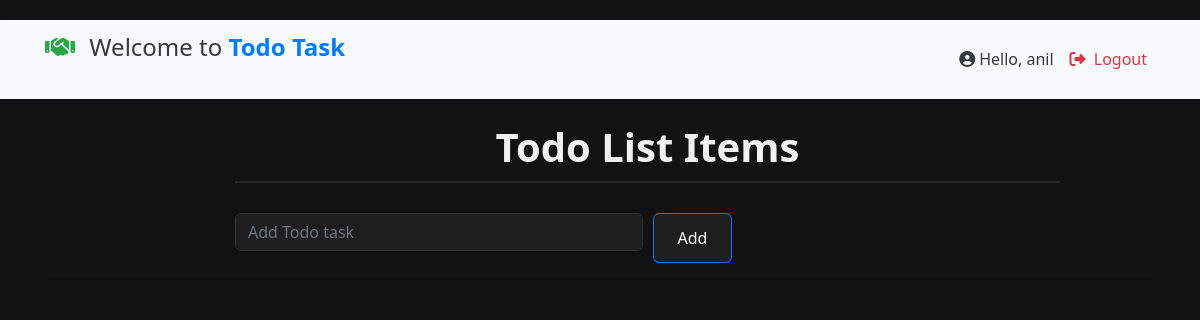
/todos/ (signed in), run on an earlier commit of the app's database.
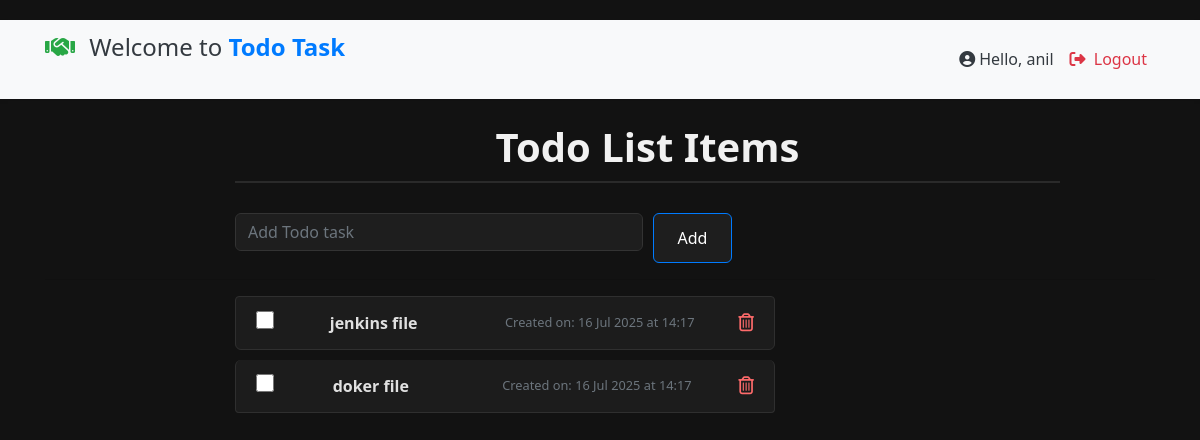
And on a later commit of the database.
### todos/models.py (models this page shows, shortened)
class Todo(models.Model):
    user = models.ForeignKey(User, on_delete=models.CASCADE,null = True)
    title = models.CharField(max_length=100)
    created_at = models.DateTimeField('Created', auto_now_add=True)
    update_at = models.DateTimeField('Updated', auto_now=True)
    isCompleted = models.BooleanField(default=False)

### todos/views.py (the view)
# urls.py: path('', views.IndexView.as_view(), name='index'),
class IndexView(LoginRequiredMixin, generic.ListView):
    login_url = 'login'  # name of your login route
    redirect_field_name = 'redirect_to'  # optional, for customizing redirect query param
    template_name = 'todos/index.html'
    context_object_name = 'todo_list'
    def get_queryset(self):
        return Todo.objects.filter(user=self.request.user).order_by('-created_at')

### todos/templates/todos/index.html (shortened to what this page needs)
{% extends 'todos/base.html' %}
{% block content %}
<div class="container">
  <div class="row">
    <div class="offset-md-2 col-lg-9">
      <div class="page-header">
        <h1>
          Todo List Items
        </h1>
      </div>
    </div>
  </div>
  <div class="row">
    <div class="offset-md-2 col-lg-9">
      <form method="post" action="{% url 'todos:add' %}">
        <div class="form-row">
          <div class="col-md-6">
            <input type="text" class="form-control" name="title" placeholder="Add Todo task" required>
          </div>
          <div class="col-md-6">
            <button type="submit" name="submit" class="btn btn-outline-primary">
              Add
            </button>
          </div>
        </div>
      </form>
    </div>
  </div>
  <hr />
  <div class="row">
    <div class="offset-md-2 col-lg-6">
      <div class="list-group">
        {% for todo in todo_list %}
        <div class="list-group-item {% if todo.isCompleted %} todo-complete {% endif %}">
          <form style="display: inline;" method="post" action="{% url 'todos:update' todo.id %}">
            <input type="checkbox" name="isCompleted" onchange="this.form.submit()"  class="todo-status-checkbox"
              title="{% if not todo.isCompleted %} mark as done {% else %} mark undone {% endif %}">
          </form>
            <strong>{{ todo.title }}</strong><br>
            <small class="text-muted">
            Created on: {{ todo.created_at|date:"d M Y" }} at {{ todo.created_at|time:"H:i" }}
            </small>
          <a href="{% url 'todos:delete' todo.id %}" title="Delete">
            <i class="far fa-trash-alt"></i>
          </a>
        </div>
        {% endfor %}
      </div>
    </div>
  </div>
</div>
{% endblock %}

### todos/templates/todos/base.html (shortened to what this page needs)
{% load static %}
<!doctype html>
<html lang="en">
  <head>
    <link rel="stylesheet" href="https://stackpath.bootstrapcdn.com/bootstrap/4.4.1/css/bootstrap.min.css">
    <link rel="stylesheet" href="{% static 'css/style.css' %}">
  </head>
<nav class="navbar navbar-expand-lg navbar-light bg-light mb-4 shadow-sm">
  <div class="container">
    <a class="navbar-brand d-flex align-items-center" href="{% url 'todos:index' %}">
    <h4 class="mb-4 text-center">
  <i class="fas fa-handshake mr-2 text-success"></i>
  <span class="text-dark">Welcome to</span>
  <span class="text-primary font-weight-bold">Todo Task</span>
</h4>
    </a>
    <div class="collapse navbar-collapse justify-content-end" id="navbarContent">
      <ul class="navbar-nav">
        {% if user.is_authenticated %}
          <li class="nav-item d-flex align-items-center">
            <span class="nav-link text-dark">
              <i class="fas fa-user-circle mr-1"></i>Hello, {{ user.username }}
            </span>
          </li>
          <li class="nav-item">
            <a class="nav-link text-danger" href="{% url 'logout' %}">
              <i class="fas fa-sign-out-alt mr-1"></i> Logout
            </a>
          </li>
        {% endif %}
      </ul>
    </div>
  </div>
</nav>
  <body>
    {% block content %}
    {% endblock %}
  </body>
</html>

### staticfiles/css/style.css (style rules this page uses)
body { background-color: #121212; color: #e0e0e0; font-family: 'Segoe UI', Tahoma, Geneva, Verdana, sans-serif; margin: 0; padding: 20px 0; }
.page-header h1 { font-size: 2.5rem; font-weight: bold; color: #f1f1f1; text-align: center; padding-bottom: 10px; border-bottom: 2px solid #2a2a2a; margin-bottom: 30px; }
input[type="text"].form-control { padding: 12px; font-size: 1rem; background-color: #1e1e1e; color: #f5f5f5; border: 1px solid #333; border-radius: 6px; }
button[type="submit"] { padding: 12px 24px; font-size: 1rem; background-color: #1e1e1e; color: #ffffff; border: 1px solid #007bff; border-radius: 6px; transition: background-color 0.3s ease, color 0.3s ease; }
.list-group-item { background-color: #1c1c1c; border: 1px solid #2f2f2f; border-radius: 6px; margin-bottom: 10px; padding: 14px 20px; color: #e0e0e0; display: flex; align-items: center; justify-content: space-between; transition: background-color 0.3s ease; }
.todo-status-checkbox { margin-right: 12px; width: 18px; height: 18px; accent-color: #28a745; cursor: pointer; }
.fa-trash-alt { color: #ff6b6b; font-size: 18px; cursor: pointer; transition: color 0.2s ease; }

What changed in the data, as far as the page shows it:
added Todo: title "jenkins file", created_at "16 Jul 2025", created_at "14:17"
added Todo: title "doker file", created_at "16 Jul 2025", created_at "14:17"
